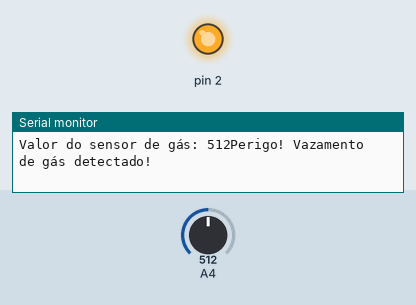
Bench run of a sketch on a simulated Arduino Uno, built with avr-gcc and run on an emulated ATmega328P. Parts: output pins drawn as LEDs (lit = HIGH), the last lines printed to the serial monitor. Inputs (shaded band) come from the test bench; at power-on: A4 = 512.

Above: at 2.8 s.
2.9 s: A4 set to 692
5.6 s: A4 set to 710
At 7.0 s:
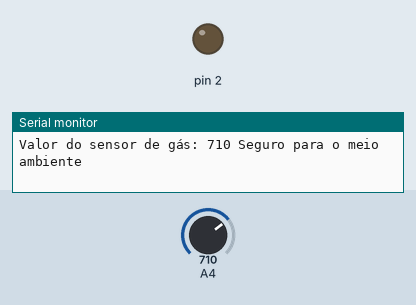
8.3 s: A4 set to 690
At 11.2 s:
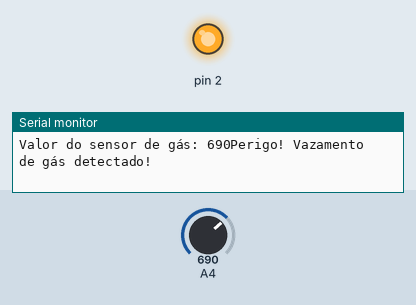
11.5 s: A4 set to 716
At 12.9 s:
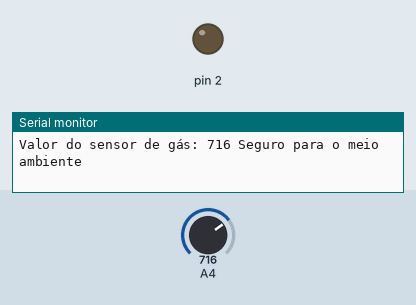
Timing chart, 0 to 14.5 s (numbered marks = the images above; inputs shaded):
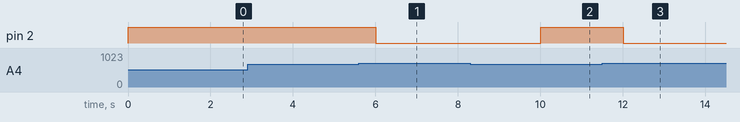

The sketch:

code_gas_31-08.ino
```cpp
void setup() {
  Serial.begin(115200);
  pinMode(2, OUTPUT);
}
void loop() {
  int gasvalue = analogRead(4);
  Serial.print("Valor do sensor de gás: ");
  Serial.print(gasvalue);
  if(gasvalue<=700){
    digitalWrite(2, HIGH);
    Serial.println("Perigo! Vazamento de gás detectado!");
  }
  else{
    digitalWrite(2, LOW);
    Serial.println(" Seguro para o meio ambiente");
  }
  delay(2000);
}
```

Measured:
- the behaviour switches between 700 and 701 on A4 (found by bisection; images 0 and 1)
- after the input at 5.6 s, pin 2: HIGH → LOW after 0.40 s
- after the input at 8.3 s, pin 2: LOW → HIGH after 1.7 s
- after the input at 11.5 s, pin 2: HIGH → LOW after 0.51 s
